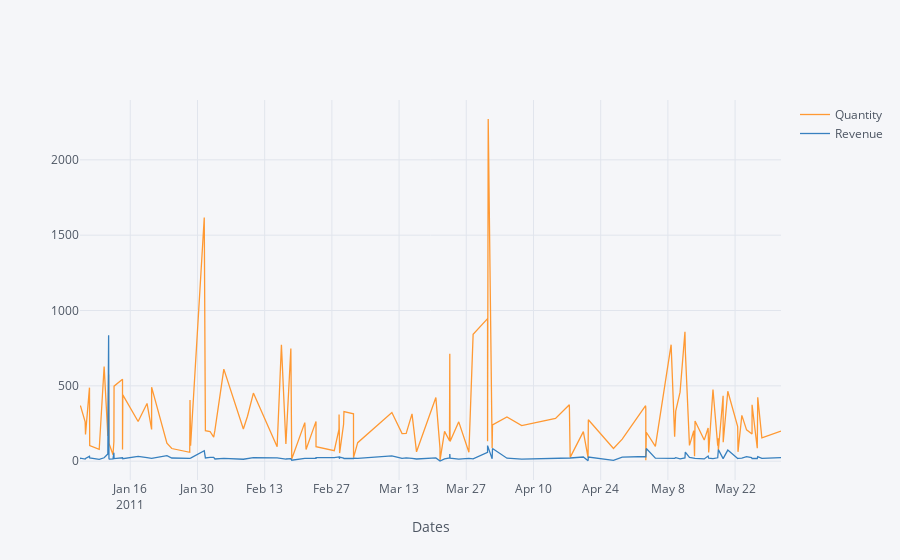

This figure's notebook cell:
### Code cell
interactive_03.iplot(kind='line', xTitle='Dates')
